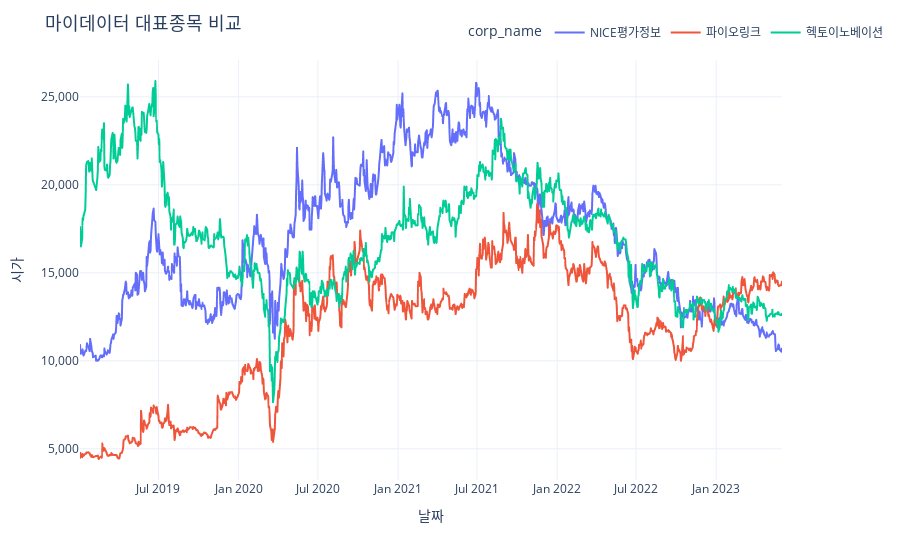

Source (notebook cell):
### Code cell
fig = px.line(stock_total_data, x="날짜", y="시가", color='corp_name')



fig.update_layout(
    title= f'마이데이터 대표종목 비교',
    
    #title_font_family="맑은고딕",
    title_font_size = 18,
    hoverlabel=dict(
        bgcolor='white',
        font_size=15,
    ),
    hovermode="x unified",
    template='plotly_white',
#     xaxis_tickangle=90,
    yaxis_tickformat = ',',
    legend = dict(orientation = 'h', xanchor = "center", x = 0.85, y=1.1), #Adjust legend position
    barmode='group'
)

fig.show()

### Figure 1 — Plotly figure (JSON) as saved in the notebook; plotly's stock layout.template omitted (floating-point values rounded to 4 significant figures; data arrays with more than 128 entries replaced by an {"elided": "..."} marker saying what was removed)
{"data": [{"hovertemplate": "corp_name=NICE평가정보<br>날짜=%{x}<br>시가=%{y}<extra></extra>", "legendgroup": "NICE평가정보", "line": {"color": "#636efa", "dash": "solid"}, "marker": {"symbol": "circle"}, "mode": "lines", "name": "NICE평가정보", "showlegend": true, "type": "scattergl", "x": {"elided": "1091 str values"}, "xaxis": "x", "y": {"elided": "1091 int values"}, "yaxis": "y"}, {"hovertemplate": "corp_name=파이오링크<br>날짜=%{x}<br>시가=%{y}<extra></extra>", "legendgroup": "파이오링크", "line": {"color": "#EF553B", "dash": "solid"}, "marker": {"symbol": "circle"}, "mode": "lines", "name": "파이오링크", "showlegend": true, "type": "scattergl", "x": {"elided": "1091 str values"}, "xaxis": "x", "y": {"elided": "1091 int values"}, "yaxis": "y"}, {"hovertemplate": "corp_name=헥토이노베이션<br>날짜=%{x}<br>시가=%{y}<extra></extra>", "legendgroup": "헥토이노베이션", "line": {"color": "#00cc96", "dash": "solid"}, "marker": {"symbol": "circle"}, "mode": "lines", "name": "헥토이노베이션", "showlegend": true, "type": "scattergl", "x": {"elided": "1091 str values"}, "xaxis": "x", "y": {"elided": "1091 int values"}, "yaxis": "y"}], "layout": {"barmode": "group", "hoverlabel": {"bgcolor": "white", "font": {"size": 15}}, "hovermode": "x unified", "legend": {"orientation": "h", "title": {"text": "corp_name"}, "tracegroupgap": 0, "x": 0.85, "xanchor": "center", "y": 1.1}, "margin": {"t": 60}, "title": {"font": {"size": 18}, "text": "마이데이터 대표종목 비교"}, "xaxis": {"anchor": "y", "domain": [0, 1], "title": {"text": "날짜"}}, "yaxis": {"anchor": "x", "domain": [0, 1], "tickformat": ",", "title": {"text": "시가"}}}}
